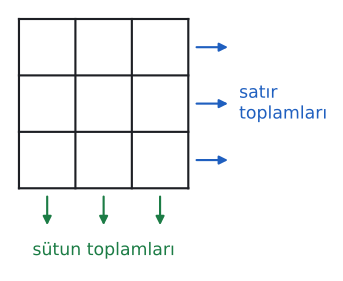

Recreate this plot in Python.
import sys; sys.path.insert(0, "tools")
from cizim import *

# 3 x 3 boş tablo; satır toplamları sağda, sütun toplamları altta.
fig, ax = sekil(4.4, 4.0)
ax.axis("off"); ax.set_aspect("equal")
for i in range(4):
    ax.plot([0, 3], [i, i], color=YAZI, lw=1.6)
    ax.plot([i, i], [0, 3], color=YAZI, lw=1.6)
for r in range(3):
    y = 2.5 - r
    ax.annotate("", xy=(3.75, y), xytext=(3.1, y), arrowprops=dict(arrowstyle="-|>", color=MAVI, lw=1.6))
ax.text(3.9, 1.5, "satır\ntoplamları", va="center", ha="left", fontsize=13, color=MAVI)
for c in range(3):
    x = 0.5 + c
    ax.annotate("", xy=(x, -0.7), xytext=(x, -0.1), arrowprops=dict(arrowstyle="-|>", color=YESIL, lw=1.6))
ax.text(1.5, -0.95, "sütun toplamları", va="top", ha="center", fontsize=13, color=YESIL)
ax.set_xlim(-0.2, 5.6); ax.set_ylim(-1.5, 3.2)
kaydet(fig, __file__)
